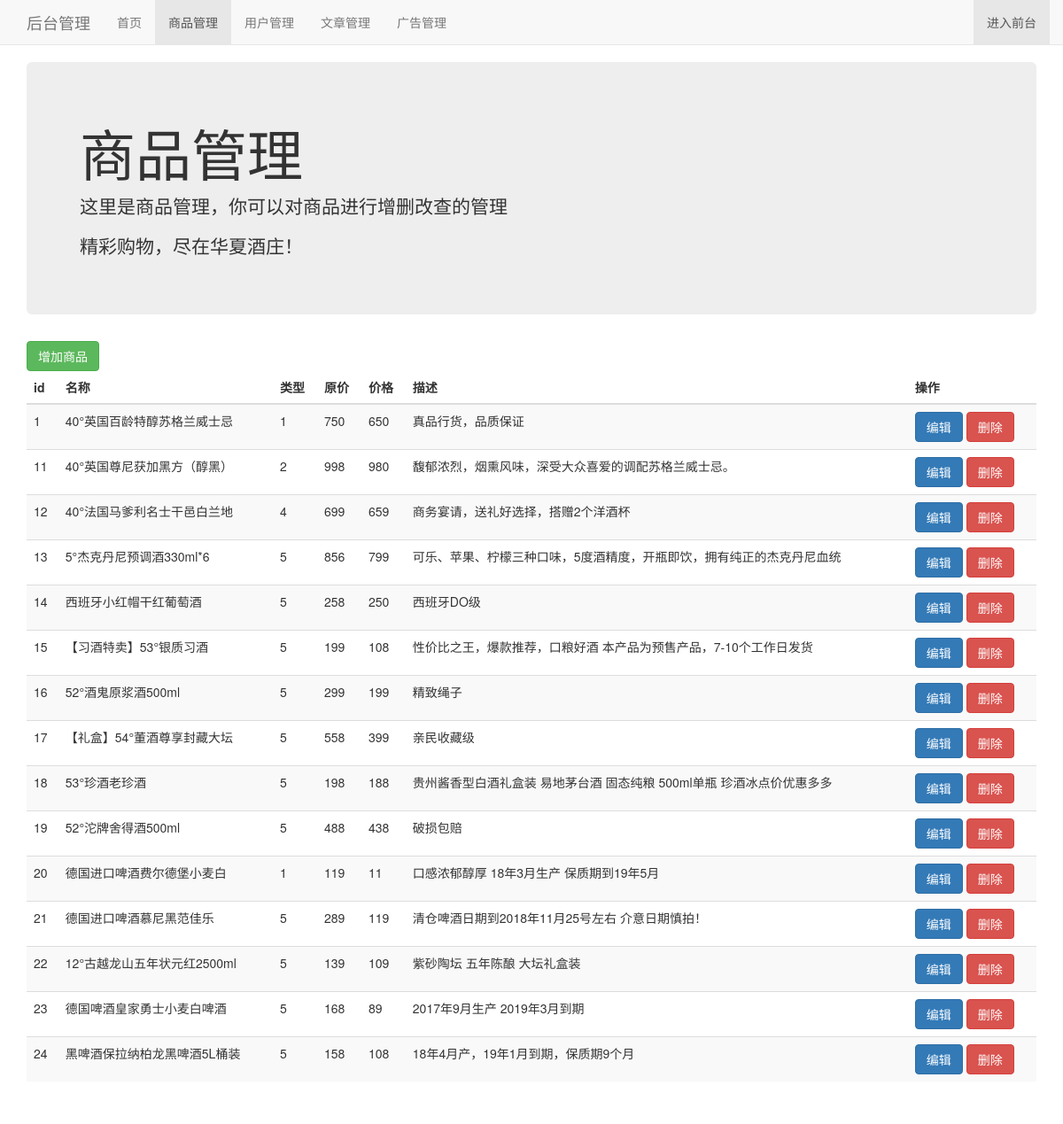
Page /admin/goodslist.php on the committed database.
### tables this page shows
CREATE TABLE `goods` (
  `id` int(11) NOT NULL AUTO_INCREMENT,
  `goods_name` varchar(255) NOT NULL,
  `type` varchar(100) NOT NULL,
  `price` float NOT NULL,
  `description` text,
  `old_price` float DEFAULT '0',
  `picture` varchar(255) DEFAULT NULL,
  PRIMARY KEY (`id`)
);

### admin/goodslist.php (the view, shortened to what this page needs)
<?php
include '../conn.php';
?>
<!DOCTYPE html>
<html lang="zh">
  <head>
    <link href="./css/bootstrap.min.css" rel="stylesheet">
    <link href="./css/navbar-fixed-top.css" rel="stylesheet">
  </head>
  <body>
    <nav class="navbar navbar-default navbar-fixed-top">
      <div class="container">
        <div class="navbar-header">
          <a class="navbar-brand" href="#">后台管理</a>
        </div>
        <div id="navbar" class="navbar-collapse collapse">
          <ul class="nav navbar-nav">
            <li><a href="/admin/main.php">首页</a></li>
            <li class="active"><a href="/admin/goodslist.php">商品管理</a></li>
            <li><a href="/admin/userlist.php">用户管理</a></li>
            <li><a href="/admin/articlelist.php">文章管理</a></li>
            <li><a href="/admin/advlist.php">广告管理</a></li>
          </ul>
          <ul class="nav navbar-nav navbar-right">
            <li class="active"><a href="/index.php">进入前台 <span class="sr-only">(current)</span></a></li>
          </ul>
        </div>
      </div>
    </nav>
    <div class="container">
      <div class="jumbotron">
        <h1>商品管理</h1>
        <p>这里是商品管理，你可以对商品进行增删改查的管理</p>
        <p>精彩购物，尽在华夏酒庄！</p>
      </div>
                <table class="table table-striped">
        <a href="addgoods.php" class="btn btn-success">增加商品</a>
        <thead>
          <tr>
            <th>id</th>
            <th>名称</th>
            <th>类型</th>
            <th>原价</th>
            <th>价格</th>
            <th>描述</th>
            <th>操作</th>
          </tr>
        </thead>
        <tbody>
      <?php
      $sql = "SELECT * FROM goods";
      $result = $conn->query($sql);
      if ($result->num_rows > 0) {
        while($row = $result->fetch_assoc()) {
          ?>
    <tr>
      <td><?php echo $row["id"]; ?></td>
      <td><?php echo $row["goods_name"]; ?></td>
      <td><?php echo $row['type'] ?></td>
      <td><?php echo $row['old_price'] ?></td>
      <td><?php echo $row["price"]; ?></td>
      <td><?php echo $row['description'] ?></td>
      <td>
        <a href="editgoods.php?gid=<?php echo $row['id']?>" class="btn btn-primary">编辑</a>
        <button  class="btn btn-danger" data-toggle="modal" onclick="delgoods(<?php echo $row['id']?>)" data-target="#myModal">删除</button>
        </div>
      </td>
    </tr>
          <?php
        }
      } else {
        echo "0 个结果";
      }
      ?>
  </body>
</html>

### admin/css/navbar-fixed-top.css (style rules this page uses)
body { min-height: 2000px; padding-top: 70px; }

### rows in the picture
goods: id "1", goods_name "40°英国百龄特醇苏格兰威士忌", type "1", old_price "750", price "650", description "真品行货，品质保证"
goods: id "11", goods_name "40°英国尊尼获加黑方（醇黑）", type "2", old_price "998", price "980", description "馥郁浓烈，烟熏风味，深受大众喜爱的调配苏格兰威士忌。"
goods: id "12", goods_name "40°法国马爹利名士干邑白兰地", type "4", old_price "699", price "659", description "商务宴请，送礼好选择，搭赠2个洋酒杯"
goods: id "13", goods_name "5°杰克丹尼预调酒330ml*6", type "5", old_price "856", price "799", description "可乐、苹果、柠檬三种口味，5度酒精度，开瓶即饮，拥有纯正的杰克丹尼血统"
goods: id "14", goods_name "西班牙小红帽干红葡萄酒", type "5", old_price "258", price "250", description "西班牙DO级"
goods: id "15", goods_name "【习酒特卖】53°银质习酒", type "5", old_price "199", price "108", description "性价比之王，爆款推荐，口粮好酒 本产品为预售产品，7-10个工作日发货"
goods: id "16", goods_name "52°酒鬼原浆酒500ml", type "5", old_price "299", price "199", description "精致绳子"
goods: id "17", goods_name "【礼盒】54°董酒尊享封藏大坛", type "5", old_price "558", price "399", description "亲民收藏级"
goods: id "18", goods_name "53°珍酒老珍酒", type "5", old_price "198", price "188", description "贵州酱香型白酒礼盒装 易地茅台酒 固态纯粮 500ml单瓶 珍酒冰点价优惠多多"
goods: id "19", goods_name "52°沱牌舍得酒500ml", type "5", old_price "488", price "438", description "破损包赔"
goods: id "20", goods_name "德国进口啤酒费尔德堡小麦白", type "1", old_price "119", price "11", description "口感浓郁醇厚 18年3月生产 保质期到19年5月"
goods: id "21", goods_name "德国进口啤酒慕尼黑范佳乐", type "5", old_price "289", price "119", description "清仓啤酒日期到2018年11月25号左右 介意日期慎拍！"
goods: id "22", goods_name "12°古越龙山五年状元红2500ml", type "5", old_price "139", price "109", description "紫砂陶坛 五年陈酿 大坛礼盒装"
goods: id "23", goods_name "德国啤酒皇家勇士小麦白啤酒", type "5", old_price "168", price "89", description "2017年9月生产 2019年3月到期"
goods: id "24", goods_name "黑啤酒保拉纳柏龙黑啤酒5L桶装", type "5", old_price "158", price "108", description "18年4月产，19年1月到期，保质期9个月"
